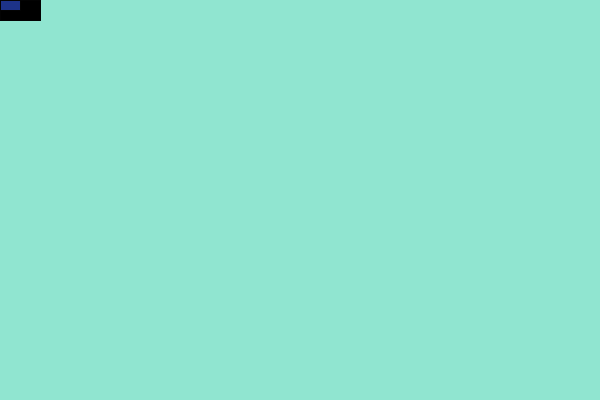
Frame 1 (no input)
Frame 60 (the mouse pressed at the canvas centre just before this capture): identical to frame 1, image omitted
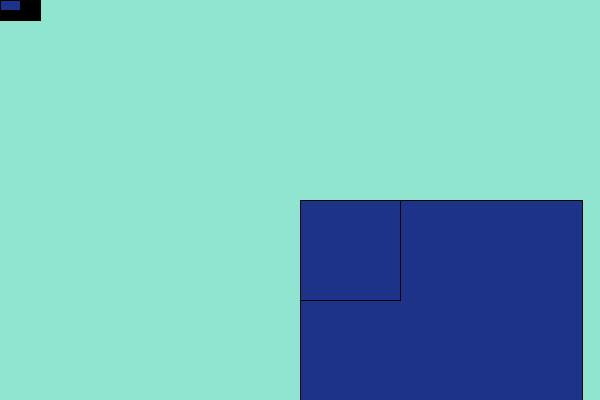
Frame 120 (the mouse held since frame 60 and released just before this capture)

The Processing sketch that drew these frames (run headless with seeded random() and noise(); from frame 60 on, the mouse is pressed at the canvas centre):

// Processing sketch: draw3
// ── draw3.pde
void setup() {
  size(600, 400);
  background(#90E5D0);
  stroke(3);
  fill(250, 139, 35, 80);
}

void draw() {
  fill(0);
  rect(mouseX, mouseY, 40, 20);
  noFill();
  rect(mouseX, mouseY, 10, 5);
  fill(#1D3389);
  rect(mouseX, mouseY, 20, 10);
  
  float speed = dist(pmouseX, pmouseY, mouseY, mouseY);
  rect(mouseX, mouseY, speed, speed);
  
}

void mouseClicked() {
  // if mouse click, clear the screen
  background(#90E5D0);
}

void keyPressed() {
   background(random(0,255),random(0,255),random(0,255));
   if (key == '1'){fill(55);}
}


  // 
